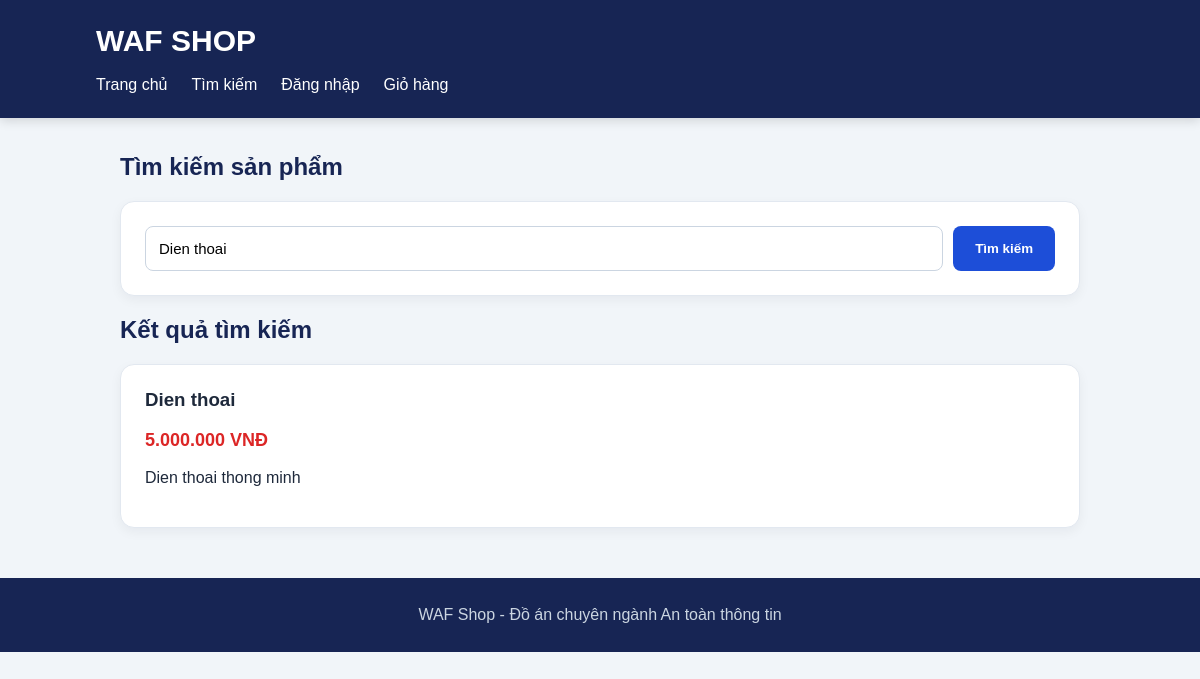
Page /search.php?keyword=Dien thoai on the committed database.
### tables this page shows
CREATE TABLE `products` (
  `id` int(11) NOT NULL,
  `name` varchar(100) NOT NULL,
  `price` decimal(12,2) NOT NULL,
  `description` text DEFAULT NULL
);

### search.php (the view, shortened to what this page needs)
<?php
$conn = new mysqli("localhost", "root", "", "waf_shop");
$conn->set_charset("utf8mb4");
$keyword = trim($_GET["keyword"] ?? "");
$products = [];
if ($keyword !== "") {
    $stmt = $conn->prepare(
        "SELECT * FROM products WHERE name LIKE ?"
    );
    $search = "%" . $keyword . "%";
    $stmt->bind_param("s", $search);
    $stmt->execute();
    $result = $stmt->get_result();
    while ($row = $result->fetch_assoc()) {
        $products[] = $row;
    }
}
?>
<!DOCTYPE html>
<html lang="vi">
<head>
</head>
<body>
<header>
    <h1>WAF SHOP</h1>
    <nav>
        <a href="index.php">Trang chủ</a>
        <a href="search.php">Tìm kiếm</a>
        <a href="login.php">Đăng nhập</a>
        <a href="cart.php">Giỏ hàng</a>
    </nav>
</header>
<main>
    <h2>Tìm kiếm sản phẩm</h2>
    <section class="search-box">
        <form method="GET" action="search.php">
            <input type="text" name="keyword"
                placeholder="Nhập tên sản phẩm..."
                value="<?= htmlspecialchars($keyword, ENT_QUOTES, 'UTF-8') ?>">
            <button type="submit">Tìm kiếm</button>
        </form>
    </section>
    <?php if ($keyword !== ""): ?>
        <h2>Kết quả tìm kiếm</h2>
        <?php if ($products): ?>
            <?php foreach ($products as $product): ?>
                <div class="product">
                    <h3><?= htmlspecialchars($product["name"], ENT_QUOTES, 'UTF-8') ?></h3>
                    <p class="price"><?= number_format((float)$product["price"], 0, ",", ".") ?> VNĐ</p>
                    <p><?= htmlspecialchars($product["description"] ?? "", ENT_QUOTES, 'UTF-8') ?></p>
                </div>
            <?php endforeach; ?>
        <?php else: ?>
            <p>Không tìm thấy sản phẩm phù hợp.</p>
        <?php endif; ?>
    <?php endif; ?>
</main>
<footer>WAF Shop - Đồ án chuyên ngành An toàn thông tin</footer>
</body>
</html>

### search.php (style rules this page uses)
* { box-sizing:border-box }
body { margin:0;font-family:Arial,sans-serif;background:#f1f5f9;color:#1e293b }
header { background:#172554;color:white;padding:24px 8%;box-shadow:0 3px 10px #0002 }
header h1 { margin:0;font-size:30px }
nav { margin-top:18px;display:flex;flex-wrap:wrap;gap:24px }
nav a { color:white;text-decoration:none }
main { max-width:1000px;margin:35px auto;padding:0 20px }
h2 { color:#172554 }
.search-box,.product { background:white;padding:24px;border-radius:14px;margin-bottom:20px;border:1px solid #e2e8f0;box-shadow:0 4px 12px #0f172a0d }
.search-box form { display:flex;gap:10px;flex-wrap:wrap }
input { flex:1;min-width:180px;padding:13px;border:1px solid #cbd5e1;border-radius:8px;font-size:15px }
button { padding:13px 22px;background:#1d4ed8;color:white;border:0;border-radius:8px;cursor:pointer;font-weight:bold }
.product h3 { margin-top:0 }
.price { color:#dc2626;font-weight:bold;font-size:18px }
footer { margin-top:50px;text-align:center;padding:28px;background:#172554;color:#cbd5e1 }

### rows in the picture
products: name "Dien thoai", price "5.000.000", description "Dien thoai thong minh"
